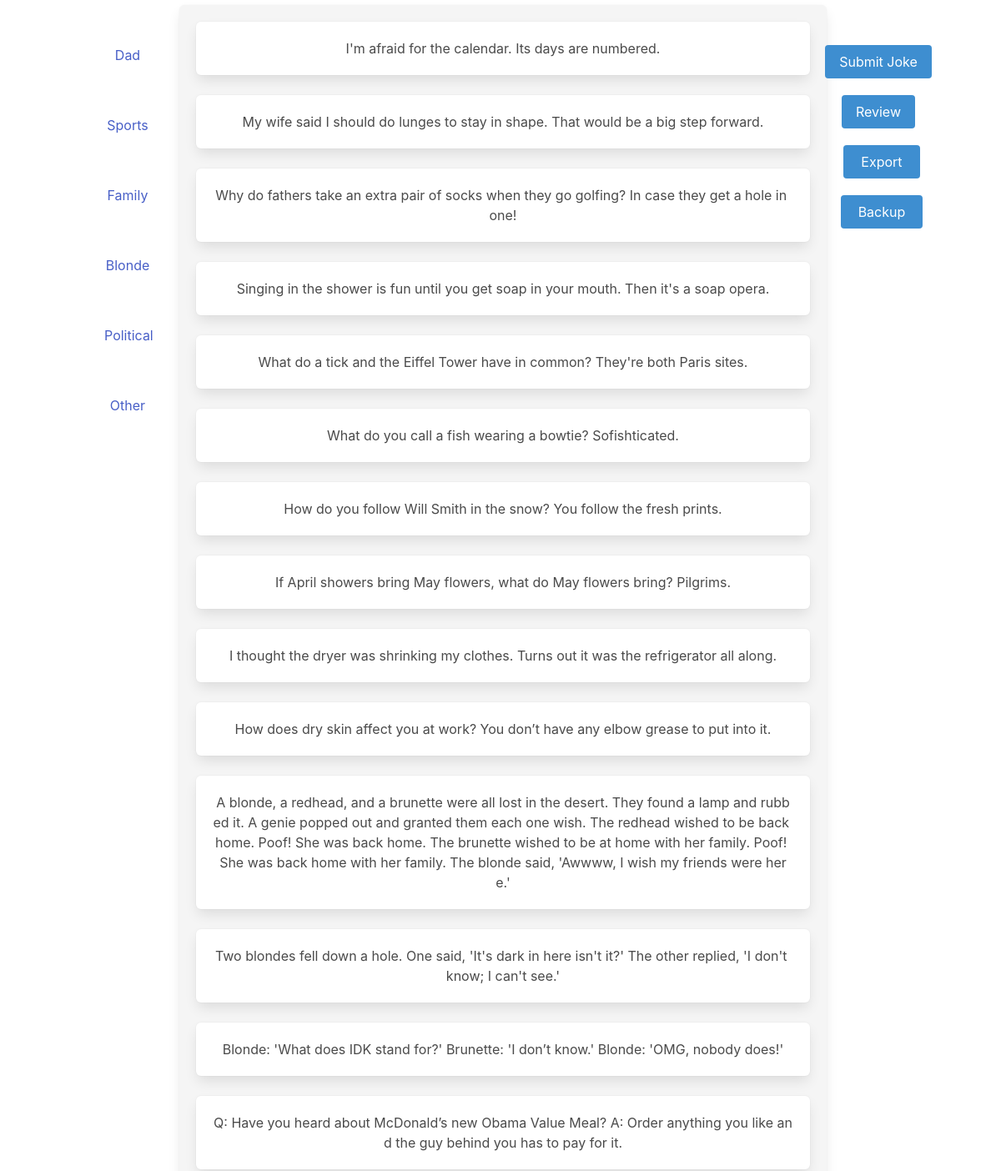
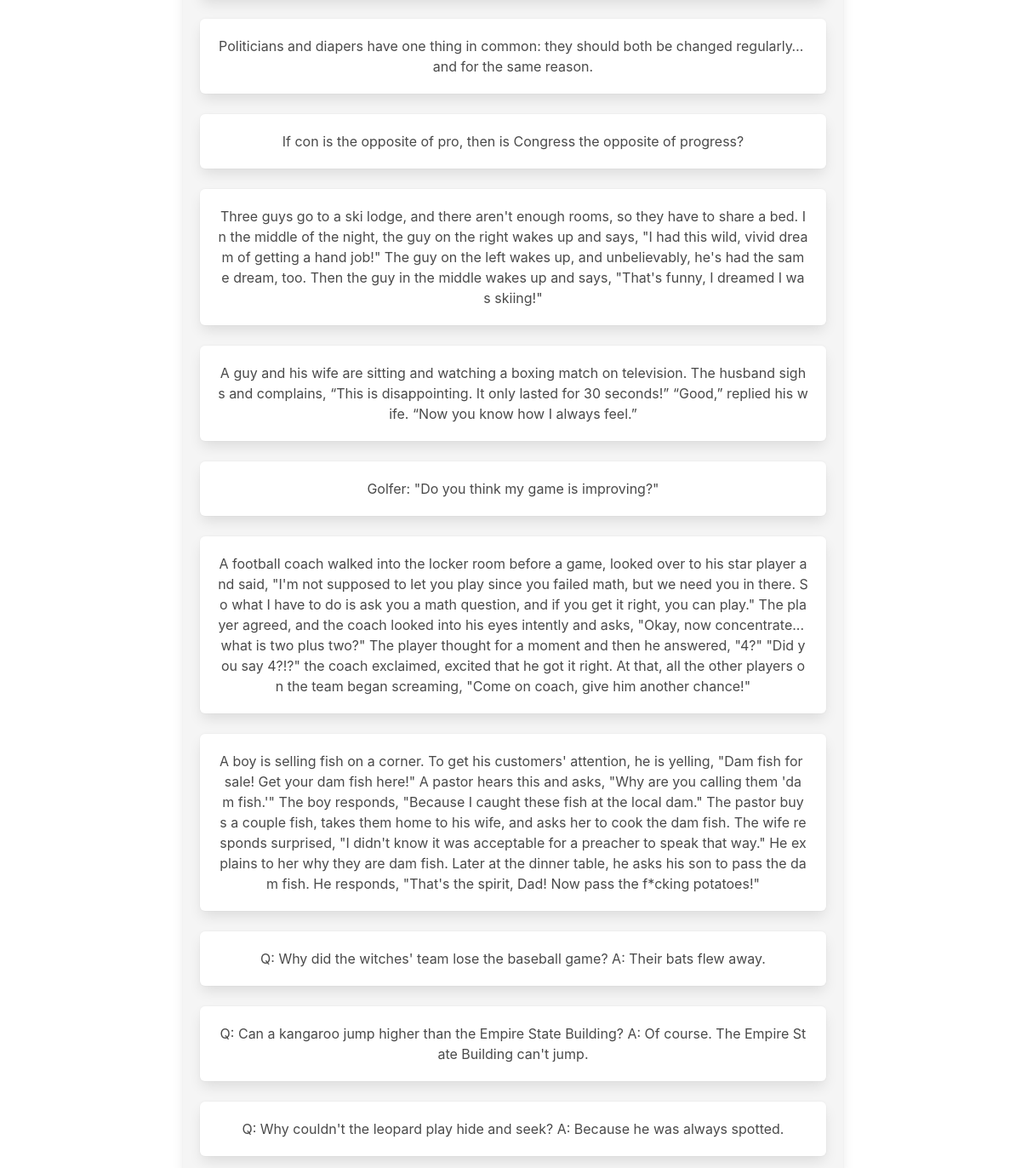
The app's page /profile (signed in) with its own data (2 pictures, top to bottom).
### service/models.py (models this page shows)
class Joke(db.Model):
    id = db.Column(db.Integer, primary_key=True)  # primary keys are required by SQLAlchemy
    draft = db.Column(db.Boolean, default=False)
    under_review = db.Column(db.Boolean, default=False)
    category = db.Column(db.String(256))
    content = db.Column(db.String(4096))  # TODO adjust
    likes = db.Column(db.Integer, default=0)

### service/app.py (the view)
@app.route('/profile', methods=['GET'])
@login_required
def profile():
    c = request.args.get("category")
    if not c or c not in categories.category_list:
        return render_template('profile.html',
                               categories=categories.category_list,
                               jokes=Joke.query.filter_by(draft=False, under_review=False),
                               options=categories.category_list)
    else:
        return render_template('profile.html',
                               categories=categories.category_list,
                               jokes=Joke.query.filter_by(category=c, draft=False, under_review=False),
                               options=categories.category_list)

### service/main.py (called while the page is built)
@login_manager.user_loader
def load_user(user_id):
    return User.query.get(int(user_id))

### service/templates/profile.html (shortened to what this page needs)
{% extends "base.html" %}
{% block content %}
    <div class="columns" style=" width: 100%">
        <div class="column is-1">
            {% for category in categories %}
                <br>
                <br>
                <div class="field">
                    <a href="{{ url_for('app.profile') }}?category={{ category }}">{{ category }}</a>
                </div>
            {% endfor %}
        </div>
        <div class="column is-10">
            <div class="field">
                <div class="box has-background-light" style="overflow-y: auto; min-height: 100vh; max-height: 100vh;">
                    <div class="feed-content">
                        {% for post in jokes %}
                            <div class="box is-10">
                                <article class="media">
                                    <div class="media-content ">
                                        <div class="content">
                                            <div class="tag__custom">
                                                <p>{{ post.content }}</p>
                                            </div>
                                        </div>
                                    </div>
                                </article>
                            </div>
                        {% endfor %}
                    </div>
                </div>
            </div>
        </div>
        <div class="column is-1">
            <br>
            <br>
            <div class="buttons is-centered">
                <div class="field">
                    <button id="save" class="button is-block is-info" name="save"  type="button">
                        Submit Joke
                    </button>
                </div>
                <div class="field">
                    <a href="{{ url_for('app.review') }}">
                        <button class="button is-block is-info" name="save" type="button" >
                            Review
                        </button>
                    </a>
                </div>
                <div class="field">
                    <form method="post" action="{{ url_for('app.profile') }}">
                        <button class="button is-block is-info" style="width: 100%" type="submit">Export</button>
                    </form>
                </div>
                <div class="field">
                    <form method="post" action="{{ url_for('app.profile') }}">
                        <button class="button is-block is-info" style="width: 100%" type="submit">Backup</button>
                    </form>
                </div>
        </div>
    </div>
{% endblock %}

### service/templates/base.html (shortened to what this page needs)
<!DOCTYPE html>
<html lang="en">
<head>
    <link rel="stylesheet" href="../static/stylesheet/bulma.min.css">
</head>
<body>
<div class="container has-text-centered"
     style="width: 100%; position: fixed; left: 50%; top: 50%; transform: translate(-50%, -50%);">
    {% block content %}
    {% endblock %}
</div>
</body>
</html>

### service/templates/base.html (style rules this page uses)
p { word-break: break-all; white-space: break-spaces; }
.column { margin: 5px }
.buttons { display: flex; justify-content: space-around; }

### records on screen
Joke: content "I'm afraid for the calendar. Its days are numbered."
Joke: content "My wife said I should do lunges to stay in shape. That would be a big step forward."
Joke: content "Why do fathers take an extra pair of socks when they go golfing? In case they get a hole in one!"
Joke: content "Singing in the shower is fun until you get soap in your mouth. Then it's a soap opera."
Joke: content "What do a tick and the Eiffel Tower have in common? They're both Paris sites."
Joke: content "What do you call a fish wearing a bowtie? Sofishticated."
Joke: content "How do you follow Will Smith in the snow? You follow the fresh prints."
Joke: content "If April showers bring May flowers, what do May flowers bring? Pilgrims."
Joke: content "I thought the dryer was shrinking my clothes. Turns out it was the refrigerator all along."
Joke: content "How does dry skin affect you at work? You don’t have any elbow grease to put into it."
Joke: content "A blonde, a redhead, and a brunette were all lost in the desert. They found a lamp and rubbed it. A genie popped out and granted them each one wish. The redhead wished to be back home. Poof! She was back home. The brunette wished to be at home with her family. Poof! She was back home with her family. The blonde said, 'Awwww, I wish my friends were here.'"
Joke: content "Two blondes fell down a hole. One said, 'It's dark in here isn't it?' The other replied, 'I don't know; I can't see.'"
Joke: content "Blonde: 'What does IDK stand for?' Brunette: 'I don’t know.' Blonde: 'OMG, nobody does!'"
Joke: content "Q: Have you heard about McDonald’s new Obama Value Meal? A: Order anything you like and the guy behind you has to pay for it."
Joke: content "Politicians and diapers have one thing in common: they should both be changed regularly… and for the same reason."
Joke: content "If con is the opposite of pro, then is Congress the opposite of progress?"
Joke: content "Three guys go to a ski lodge, and there aren't enough rooms, so they have to share a bed. In the middle of the night, the guy on the right wakes up and says, \"I had this wild, vivid dream of getting a hand job!\" The guy on the left wakes up, and unbelievably, he's had the same dream, too. Then the guy in the middle wakes up and says, \"That's funny, I dreamed I was skiing!\""
Joke: content "A guy and his wife are sitting and watching a boxing match on television. The husband sighs and complains, “This is disappointing. It only lasted for 30 seconds!” “Good,” replied his wife. “Now you know how I always feel.”"
Joke: content "Golfer: \"Do you think my game is improving?\""
Joke: content "A football coach walked into the locker room before a game, looked over to his star player and said, \"I'm not supposed to let you play since you failed math, but we need you in there. So what I have to do is ask you a math question, and if you get it right, you can play.\" The player agreed, and the coach looked into his eyes intently and asks, \"Okay, now concentrate... what is two plus two?\" The player thought for a moment and then he answered, \"4?\" \"Did you say 4?!?\" the coach exclaimed, excited that he got it right. At that, all the other players on the team began screaming, \"Come on coach, give him another chance!\""
Joke: content "A boy is selling fish on a corner. To get his customers' attention, he is yelling, \"Dam fish for sale! Get your dam fish here!\" A pastor hears this and asks, \"Why are you calling them 'dam fish.'\" The boy responds, \"Because I caught these fish at the local dam.\" The pastor buys a couple fish, takes them home to his wife, and asks her to cook the dam fish. The wife responds surprised, \"I didn't know it was acceptable for a preacher to speak that way.\" He explains to her why they are dam fish. Later at the dinner table, he asks his son to pass the dam fish. He responds, \"That's the spirit, Dad! Now pass the f*cking potatoes!\""
Joke: content "Q: Why did the witches' team lose the baseball game? A: Their bats flew away."
Joke: content "Q: Can a kangaroo jump higher than the Empire State Building? A: Of course. The Empire State Building can't jump."
Joke: content "Q: Why couldn't the leopard play hide and seek? A: Because he was always spotted."

### other values on screen
{{ category }} "Dad" "Sports" "Family" "Blonde" "Political" "Other"
